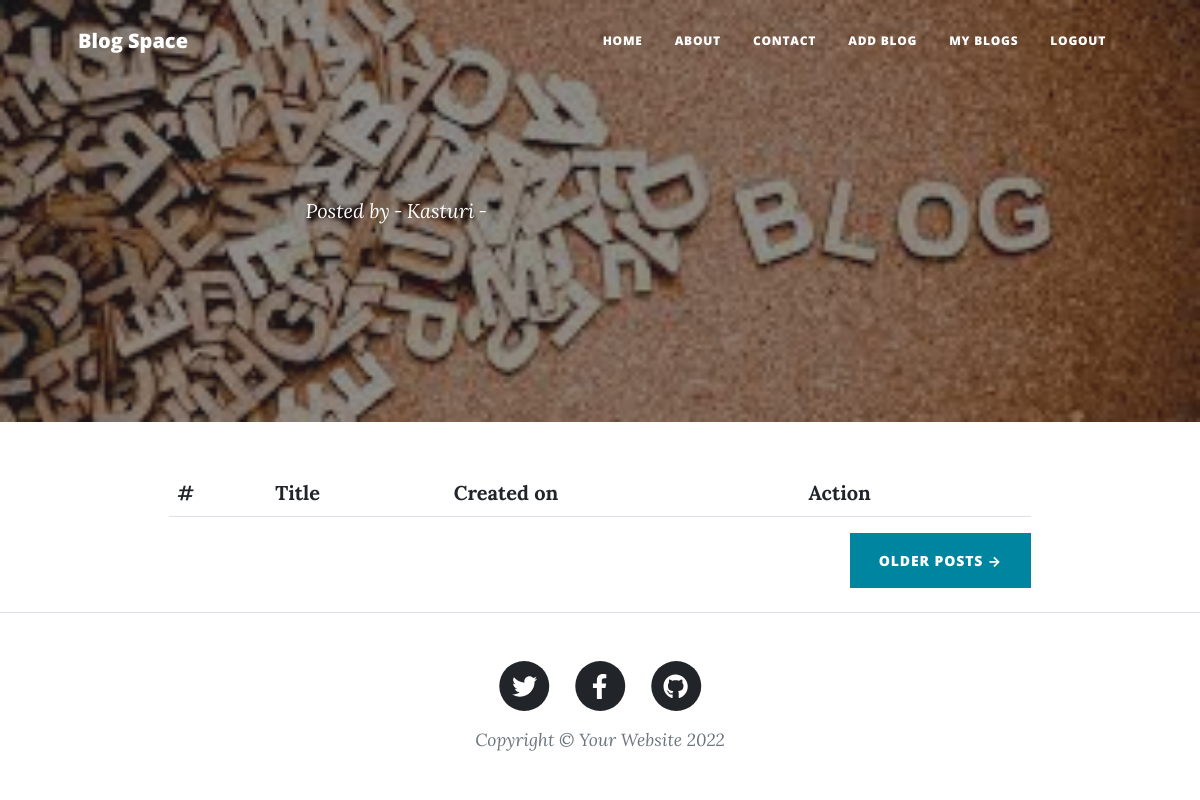
The page /my_blogs/ (signed in) on the database as committed earlier.
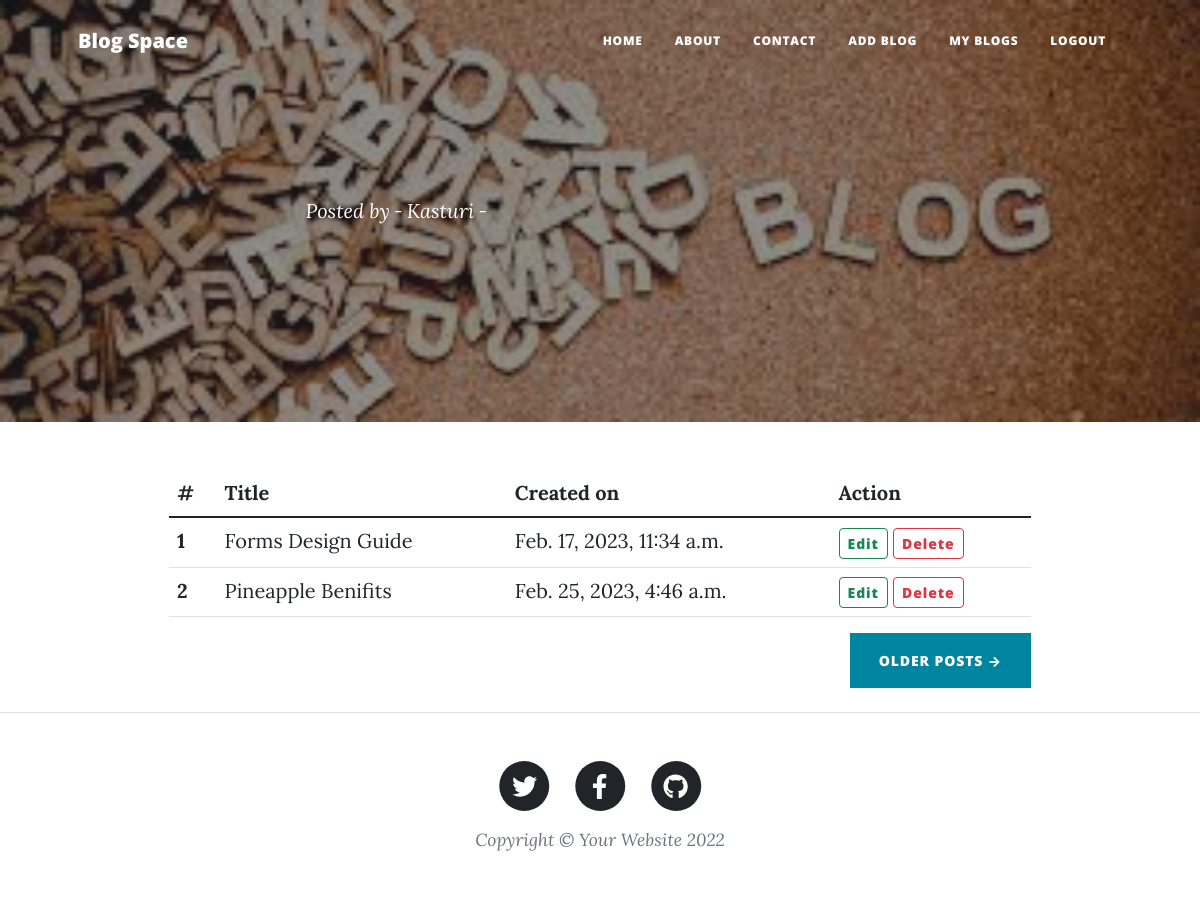
The same page on the database as committed later.
### home/models.py (models this page shows, shortened)
class BlogModel(models.Model):
    title = models.CharField(max_length=1000)
    content = FroalaField(theme = 'dark', options={
    'toolbarInline': False,
    'charCounterCount': False,
    'toolbarVisibleWithoutSelection': True})
    slug = models.SlugField(max_length=1000, null=True, blank=True)
    user = models.ForeignKey(User, blank=True, null=True, on_delete=models.CASCADE)
    image = models.ImageField(upload_to='blog')
    created_at = models.DateTimeField(auto_now_add=True)
    updated_at = models.DateTimeField(auto_now=True)

### home/views.py (the view)
# urls.py: path('my_blogs/', my_blogs, name='my_blogs'),
def my_blogs(request):
    context = {}
    try:
        blog_list = BlogModel.objects.filter(user = request.user)
        context['blogs'] = blog_list
        context['user'] = request.user
    except Exception as e:
        print(e)
    return render(request, 'my_blogs.html', context)

### templates/my_blogs.html
{% extends 'base.html' %}
{% load static %}
{% block content %}
        <header class="masthead" style="background-image: url({% static 'home/assets/img/blog.jfif' %})">
            <div class="container position-relative px-4 px-lg-5">
                <div class="row gx-4 gx-lg-5 justify-content-center">
                    <div class="col-md-10 col-lg-8 col-xl-7">
                        <div class="post-heading">
                            <span class="meta">
                                Posted by &#8209;<a href="#!"> {{ user.username }} </a>&#8209;
                            </span>
                        </div>
                    </div>
                </div>
            </div>
        </header>
        <div class="container px-4 px-lg-5">
            <div class="row gx-4 gx-lg-5 justify-content-center">
              <div class="col-md-12 col-lg-10 col-xl-10">
                <table class="table">
                    <thead>
                      <tr>
                        <th scope="col">#</th>
                        <th scope="col">Title</th>
                        <th scope="col">Created on</th>
                        <th scope="col">Action</th>
                      </tr>
                    </thead>
                    <tbody>
                        {% for blog in blogs%}
                      <tr>
                        <th scope="row">{{ forloop.counter }}</th>
                        <td>{{ blog.title }}</td>
                        <td>{{ blog.created_at }}</td>
                        <td>
                            <a href="{% url 'update_blog' blog.slug %}" class="rounded btn btn-outline-success btn-sm">Edit</a>
                            <a href="{% url 'delete_blog' blog.id %}" class="rounded btn btn-outline-danger btn-sm">Delete</a>
                        </td>
                      </tr>
                      {% endfor %}
                    </tbody>
                  </table>
                <div class="d-flex justify-content-end mb-4 rounded"><a class="btn btn-primary text-uppercase" href="#!">Older Posts →</a>
                </div>
              </div>
            </div>
          </div>
{% endblock %}

Rows that differ between the two databases and show on the page:
added BlogModel: title "Forms Design Guide", created_at "Feb. 17, 2023, 11:34 a.m."
added BlogModel: title "Pineapple Benifits", created_at "Feb. 25, 2023, 4:46 a.m."
